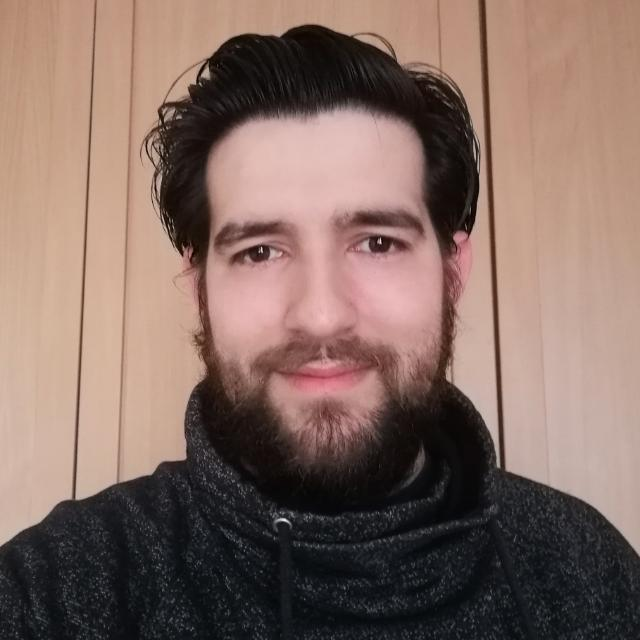
#> input picture pp.jpg, 640 x 640 px
$ jupyter execute --allow-errors Actividad_Desenfoque.ipynb
#> lines starting #> are read from the running program, lines starting #| are printed output that depends on the picture; after the words box and inside, x2 and y2 are one past the last pixel; in counts of white or black regions, pixels touching at a corner belong together
# Tratamiento de imágenes para corregir el artefacto de desenfoque

[cell 1]
import os
from scipy import signal
import matplotlib.pyplot as plt
import numpy as np
from skimage.color import rgb2gray
from skimage import io
import cv2 as cv

El desenfoque es un artefacto que tiene muy difícil solución y llegado a unos extremos, se antoja imposible arreglar el desenfoque, pero en el caso que vamos a tratar, un desefoque que puede ser arreglado, se utilizará la matriz de convolución que mejora la nitidez.
Esto quiere decir que se usa la energía de los píxeles vecinos para conseguir más nitidez en el pixel que se quiere cambiar para resaltar los píxeles claros y la diferencia entre píxeles claros y oscuros

Ahora se va a explicar como funciona una matriz de convolución, para ello crearemos una función para calcular la matriz de convolución resultante

[cell 2]
def n_matriz_coordenadas(im,i,j):
    tama=im.shape
    if tama[0]>tama[1]:
        orden=tama[1]
    else:
        orden=tama[0]
    if (i-1>=0 & i+1<=tama[0])&(-1>=0 & j+1<=tama[1]):
        n_matriz=[im[i-1:i+1],im[j-1:j+1]]
    else:
        n_matriz=np.arange(9).reshape(3,3)
        vector=[]
        for a in range(i-1,i+2):
            for b in range(j-1,j+2):
                if i>j:
                    if (min(a,b)<0) | (max(a,b)>orden-1):
                        vector.append(0)
                    else:
                        vector.append(10)
                else:
                    if (min(a,b)<0) | (max(a,b)>orden-1):
                        vector.append(0)
                    else:
                        vector.append(10)
        vector=np.array(vector)
        n_matriz=np.array(vector).reshape(3,3)
        m=i
        for a in range(0,3):
            if n_matriz[a,0]!=0:
                n_matriz[a,0]=im[m-1,j-1]
                m+=1
            else:
                m+=1
        m=i
        for a in range(0,3):
            if n_matriz[a,1]!=0:
                n_matriz[a,1]=im[m-1,j]
                m+=1
            else:
                m+=1
        m=i
        for a in range(0,3):
            if n_matriz[a,2]!=0:
                n_matriz[a,2]=im[m-1,j+1]
                m+=1
            else:
                m+=1

    return n_matriz

[cell 3]
def convolucion3x3(im,kernel):
    tama=im.shape
    acumulado=0
    im_n=im.copy()
    for i in range(0,tama[0]):
        for j in range(0,tama[1]):
            #Usamos otra función para de apoyo para que el código sea más legible
            n_matriz=n_matriz_coordenadas(im,i,j)
            #En este punto se multiplica las matrices
            for a in range(0,3):
                for b in range(0,3):
                    acumulado=n_matriz[a,b]*kernel[a,b]+acumulado
            im_n[i,j]=acumulado
            acumulado=0
    return im_n

Ahora se va a poner a prueba este sistema.
Se conoce que la matriz de convolución para conseguir más nítidez es las siguiente:

        m=[[0,-1,0],[-1,5,-1],[0,-1,0]]

Se va a probar su efectividad con otra matriz de 5x5

        matriz=[[1,2,4,2,1],[3,1,1,7,2],[4,5,7,6,1],[0,1,0,3,0],[0,4,2,0,0]]

Una matriz de convolución funciona asignandole el valor correspondiente después de operaciones al valor que haya sido considerado como kernel.

Se muestra en la siguiente imagen como serían las operaciones.

[cell 4]
#Se presenta una matriz de 5x5 para tratarla con la matriz de convolución
matriz=np.array([[1,2,4,2,1],[3,1,1,7,2],[4,5,7,6,1],[0,1,0,3,0],[0,4,2,0,0]])
matriz

[cell 5]
#El kernel o núcleo es la matriz máscara que balancee las energías
kernel=np.array([[0,-1,0],[-1,5,-1],[0,-1,0]])
kernel

[cell 6]
#Solución la convoluvión de nitidez con las funciones creadas anteriormente
convolucion=convolucion3x3(matriz,kernel)
convolucion

La manera que se ha calculado esta convolución es haciendo cero los valores fronterizos, es decir, cuando se le aplica el núcleo en la matriz posicionada en la columna 0 y fila 0, los valores que equivaldrían a columna -1 y fila -1, columna -1 y fila 0 y columna 0 y fila -1, se le asigna un valor de 0

Ahora vamos a ver como se haría con la instrucción **signal.convolve2d** en la cual se eligirá que la matriz permanezca con las mismas dimensiones y actuando de otra manera para los valores fronterizos

[cell 7]
#solución creada con la librería signal.convolve2d donde se mantiene la misma filas y columnas con la instrucción boundary='sym'
#y mode='same'
convolucion_s=signal.convolve2d(matriz,kernel,boundary='symm',mode='same')
convolucion_s

Como se puede ver, los valores centrales de la matriz son los mismo, pero los de los vordes no, ya que esta función hace otro tipo de valor en la convolución

# Códico para tratar el artefacto del desenfoque

Aunque se podrían usar las otras dos funciones para calcular la matriz de convolución con un valor muy precioso en los bordes, el coste conputacional de tratar los bordes como casos especiales supera a los beneficios de obviarlos y reducior la entrada de los datos hasta la columna y fila (1,1) y la longitud de filas y columnas menos uno (fila-1,columna-1) ya que un pixel es un valor tan sumamente pequeño que apenas senotará si no se tratan los bordes y así no haciendo que el código sea extremadamente complejo y le lleve mucho tiempo calcular cada acción.

A continuación se va a crear la función más importante del código donde se alamcenarán todos los datos de la matriz tratada con la convolución almacenándolos en tres listas que representan los tres canales de una imagen de rojo, verde y azul

[cell 8]
def convolution_blur(im,coor,kernel):
    accumulated_value=0
    lista_im0=[]
    lista_im1=[]
    lista_im2=[]
    for rgb in range(0,3):
        imX=im[:,:,rgb].copy()
        for i in range(coor[1],coor[3]):
            for j in range(coor[0],coor[2]):
                matriz=imX[i-1:i+2,j-1:j+2]
                for a in range(0,3):
                    for b in range(0,3):
                        accumulated_value=matriz[a,b]*kernel[a,b]+accumulated_value
                if rgb==0:
                    lista_im0.append(accumulated_value)
                elif rgb==1:
                    lista_im1.append(accumulated_value)
                elif rgb==2:
                    lista_im2.append(accumulated_value)

                accumulated_value=0
    #Se alamacena todos los datos de la matriz convolucionada en tres vectores, uno de cada canal
    return lista_im0, lista_im1, lista_im2

Ahora se necesita una funcion para determinar las coordenadas para aplicar la convolución donde el usuario del programa quiera conseguir esa nitidez

[cell 9]
def matriz_imagen(event,x,y,flags,param):
    if event == cv.EVENT_LBUTTONDOWN:
        cv.circle(im_c,(x,y),5,(0,0,255),2)
        print(f'x={x} e y={y}')

[cell 10]
def gess_coordenadas():
    cv.namedWindow('Imagen')
    cv.setMouseCallback('Imagen',matriz_imagen)
    #La librería de cv2 trabajan con los canales BGR por tanto hay que cambiarlo a RGB
    im_c=cv.imread(filname,cv.COLOR_BGR2RGB)

    while True:
        im_c = cv.resize(im_c,(640,640))
        cv.imshow('Imagen',im_c)

        k=cv.waitKey(1) & 0xFF
        if k==27: #Si pulsamos esc se cierra la imagen
            break

    cv.destroyAllWindows()

Antes de nada hay que cargar la imagen que se quiere conocer los datos de manera genérica

[cell 11]
def imagen(filname):
#> called with filname = 'pp.jpg'
    im=io.imread(filname)
#> im is the input picture: shape (640, 640, 3); mean R, G, B 131.5, 107.6, 98.8
    im_c=im.copy()
    return im, im_c

[cell 12]
filname='pp.jpg'
im, im_c=imagen(filname)

[cell 13]
gess_coordenadas()
#> (key Esc is pressed here)

Cuando buscas las coordenadas de la imagen, aparece la foto y si pinchas click con el botón izquierdo del ratón, entonces te muestra la coordenada x y la coordenada y en pantalla.
Pulsando la tecla "*esc*" se podrá salir de la ventana de la librería de open cv.
En la siguente imagen, se ve como se mostraría

Se necesita un control de las coordenadas para que no se metan valores no autorizado y en este caso, no se van a tratar los bordes, por tanto si se mete valores inferiores a 1 o superiores a las dimensiones de la imagen, que el resultado se corrija

[cell 14]
def coordenadas(x1,y1,x2,y2,im):
#> called with x1 = 224, y1 = 246, x2 = 297, y2 = 272
    dimension=im.shape
#> dimension = (640, 640, 3)
    if (x1<1) | (x1>=x2):
        x1=1
    if (x2>dimension[1])| (x2<x1):
        x2=dimension[1]-1
    if (y1<1) | (y1>=y2):
        y1=1
    if (y2>dimension[0]-1) | (y2<y1):
        y2=dimension[0]-1
    coor=[x1, y1, x2, y2]
    print(coor)
    return coor

[cell 15]
coor=coordenadas(224,246,297,272,im)
#> coor = [224, 246, 297, 272]

[cell 16]
plt.figure(figsize=(5,5))
plt.imshow(im[coor[1]:coor[3],coor[0]:coor[2],:])

La imagen de arriba será la que se va a tratar para mejorar la nitidez de la misma

[cell 17]
lista_im0, lista_im1, lista_im2=convolution_blur(im,coor,kernel)
#> the loop in convolution_blur, `for rgb in range(0,3):` made 3 passes
#> pass 1, in convolution_blur, `imX=im[:,:,rgb].copy()`:
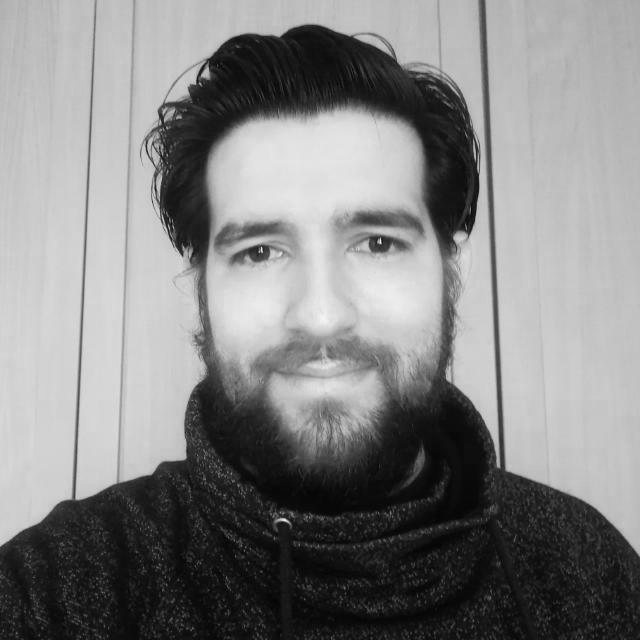
#> imX: shape (640, 640); min 0, max 245, mean 131.5
#> pass 3, in convolution_blur, `imX=im[:,:,rgb].copy()`:
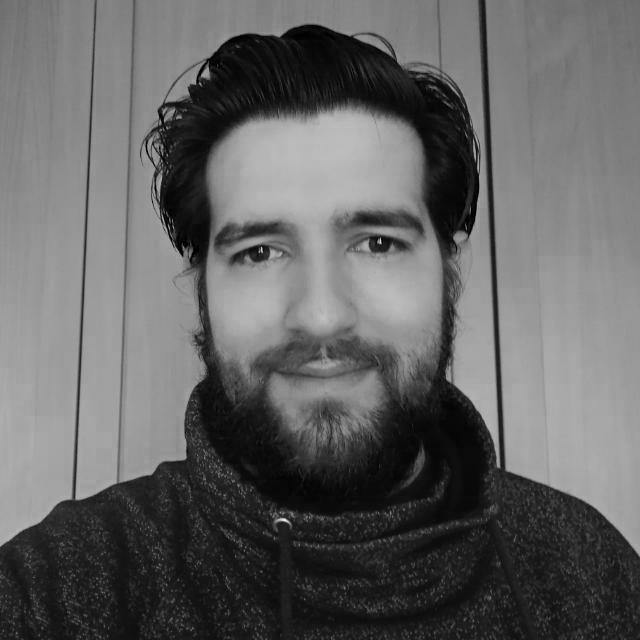
#> imX: shape (640, 640); min 0, max 241, mean 98.8
#> after the loop in convolution_blur, `for rgb in range(0,3):`: lista_im0 = 1898 values, max 550 at index 110, min -156 at index 182, mean 153.7; lista_im1 = 1898 values, max 528 at index 110, min -174 at index 182, mean 111.4; lista_im2 = 1898 values, max 522 at index 110, min -176 at index 182, mean 107.8
#Una vez conseguido los datos de todos los tres canales almacenados en una lista, los convertimos en un array y
#se unen en los tres canales
def blur_image(lista_im0, lista_im1, lista_im2,coor):
    chanel0=np.array(lista_im0)
#> chanel0 has the same summary as lista_im0 in convolution_blur
    chanel0=chanel0.reshape(coor[3]-coor[1],coor[2]-coor[0])

    chanel1=np.array(lista_im1)
#> chanel1 has the same summary as lista_im1 in convolution_blur
    chanel1=chanel1.reshape(coor[3]-coor[1],coor[2]-coor[0])

    chanel2=np.array(lista_im2)
#> chanel2 has the same summary as lista_im2 in convolution_blur
    chanel2=chanel2.reshape(coor[3]-coor[1],coor[2]-coor[0])

    blur_im=[chanel0,chanel1,chanel2]
    blur_im=np.stack(blur_im,axis=2)
    #El rango de colores va de [0,255], por eso antes de convertirlo a uint8 hay que asegurarse que los valores por encima de
    #255 se hagan 255 y lo que están debajo de 0 se hagan 0
    blur_im[blur_im>255]=255
#> blur_im: shape (26, 73, 3) int64; mean of channels 0, 1, 2 152.8, 110.7, 107.1
    blur_im[blur_im<0]=0
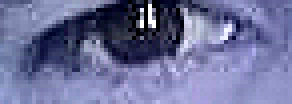
#> blur_im: shape (26, 73, 3) int64 (shown 4 times larger); mean of channels 0, 1, 2 153.4, 111.7, 108.3; drawn as B, G, R
    blur_im=blur_im.astype('uint8')
    return blur_im

blur_im=blur_image(lista_im0, lista_im1, lista_im2,coor)

Ahora se mostrará la imagen del tramo que ha sido corregido con la matriz de convolución

[cell 18]
plt.figure(figsize=(5,5))
plt.imshow(blur_im)

[cell 19]
image_correct=im.copy()
image_correct[coor[1]:coor[3],coor[0]:coor[2],:]=blur_im
#> image_correct: shape (640, 640, 3); 0.45% of pixels changed, all inside (x1, y1, x2, y2) = (224, 246, 297, 272)

En el siguiente punto podremos vor como el ojo izquierdo se ve con mucha más nitidez en la foto de la izquierda que la de la derecha

# Tratamiento del ojo izquierdo con la matriz de convolución

[cell 20]
fig, (ax1,ax2)=plt.subplots(ncols=2,figsize=(15,15),sharex=True,sharey=True)

ax1.imshow(image_correct)
ax2.imshow(im)

#> (the rest of this cell did not finish here and is left out)

A contuniación se procederá a corregir la nitidez por varios tramos a la imagen

Se repetirá las mismas instrucciones que se han ido realizando para darle más nitidez tanto al ojo derecho como a la boca. Además para mostrar los efectos funcionan realmente bien, ´como se puede ver, la sudara del chico de la imagentiene ciertos puntos blancos que muestran que existe desenfoque y aunque pudiese prejudicar a la foto, se tratará para demostrar como mejora sin sobrecargar la foto aplicandole el foltro de convolución a toda la foto

# Tratamiento del ojo derecho, la boca y de la sudadera

[cell 21]
#Primero aparecerán las coordenadas del ojo derecho, luego de la boca y por último el tramo de la
#sudadera con la función gess_coordenadas
gess_coordenadas()
#> (key Enter is pressed here)

[cell 22]
#Ojo derecho
coor=coordenadas(337,237,422,265,image_correct)
#> coor = [337, 237, 422, 265]

lista_im0, lista_im1, lista_im2=convolution_blur(image_correct,coor,kernel)
#> lista_im0 = 2380 values, max 547 at index 213, min -180 at index 214, mean 159.9; lista_im1 = 2380 values, max 529 at index 213, min -200 at index 214, mean 114.4; lista_im2 = 2380 values, max 523 at index 213, min -205 at index 214, mean 114.3

blur_im=blur_image(lista_im0, lista_im1, lista_im2,coor)
#> in blur_image (call 2), `chanel0=np.array(lista_im0)`: chanel0 has the same summary as lista_im0 outside blur_image
#> in blur_image (call 2), `chanel1=np.array(lista_im1)`: chanel1 has the same summary as lista_im1 outside blur_image
#> in blur_image (call 2), `chanel2=np.array(lista_im2)`: chanel2 has the same summary as lista_im2 outside blur_image
#> in blur_image (call 2), `blur_im[blur_im>255]=255`: blur_im: shape (28, 85, 3) int64; mean of channels 0, 1, 2 159.3, 113.9, 113.9
#> in blur_image (call 2), `blur_im[blur_im<0]=0`:
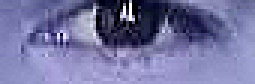
#> blur_im: shape (28, 85, 3) int64 (shown 3 times larger); mean of channels 0, 1, 2 159.8, 114.8, 114.8; drawn as B, G, R

image_correct_1=image_correct.copy()
image_correct_1[coor[1]:coor[3],coor[0]:coor[2],:]=blur_im
#> image_correct_1: shape (640, 640, 3); mean R, G, B 131.5, 107.6, 98.8

fig, (ax1,ax2)=plt.subplots(ncols=2,figsize=(15,15),sharex=True,sharey=True)

ax1.imshow(image_correct_1)
ax2.imshow(im)

#> (the rest of this cell did not finish here and is left out)

[cell 23]
#Boca
coor=coordenadas(264,352,376,394,image_correct_1)
#> coor = [264, 352, 376, 394]

lista_im0, lista_im1, lista_im2=convolution_blur(image_correct_1,coor,kernel)
#> lista_im0 = 4704 values, max 278 at index 1739, min 49 at index 1000, mean 165.5; lista_im1 = 4704 values, max 212 at index 1739, min 0 at index 1000, mean 104.9; lista_im2 = 4704 values, max 216 at index 1739, min -7 at index 1000, mean 104.7

blur_im=blur_image(lista_im0, lista_im1, lista_im2,coor)
#> in blur_image (call 3), `chanel0=np.array(lista_im0)`: chanel0 has the same summary as lista_im0 outside blur_image
#> in blur_image (call 3), `chanel1=np.array(lista_im1)`: chanel1 has the same summary as lista_im1 outside blur_image
#> in blur_image (call 3), `chanel1=chanel1.reshape(coor[3]-coor[1],coor[2]-coor[0])`:
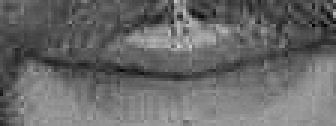
#> chanel1: shape (42, 112) int64 (shown 3 times larger); min 0, max 212, mean 104.9
#> in blur_image (call 3), `chanel2=np.array(lista_im2)`: chanel2 has the same summary as lista_im2 outside blur_image
#> in blur_image (call 3), `blur_im=np.stack(blur_im,axis=2)`:
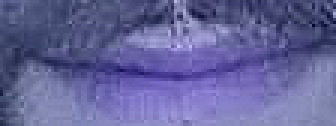
#> blur_im: shape (42, 112, 3) int64 (shown 3 times larger); mean of channels 0, 1, 2 165.5, 104.9, 104.7; drawn with min black and max white
#> in blur_image (call 3), `blur_im[blur_im>255]=255`: blur_im: shape (42, 112, 3) int64; 0.04% of pixels changed, all inside (x1, y1, x2, y2) = (59, 15, 64, 16)
#> in blur_image (call 3), `blur_im[blur_im<0]=0`: blur_im: shape (42, 112, 3) int64; mean of channels 0, 1, 2 165.5, 104.9, 104.7

image_correct_2=image_correct_1.copy()
image_correct_2[coor[1]:coor[3],coor[0]:coor[2],:]=blur_im
#> image_correct_2: shape (640, 640, 3); mean R, G, B 131.5, 107.6, 98.8

fig, (ax1,ax2)=plt.subplots(ncols=2,figsize=(15,15),sharex=True,sharey=True)

ax1.imshow(image_correct_2)
ax2.imshow(im)

#> (the rest of this cell did not finish here and is left out)

[cell 24]
#Sudadera
coor=coordenadas(171,440,527,575,image_correct_2)
#> coor = [171, 440, 527, 575]

lista_im0, lista_im1, lista_im2=convolution_blur(image_correct_2,coor,kernel)
#> lista_im0 = 48060 items; lista_im1 = 48060 items; lista_im2 = 48060 items

blur_im=blur_image(lista_im0, lista_im1, lista_im2,coor)
#> in blur_image (call 4), `chanel0=chanel0.reshape(coor[3]-coor[1],coor[2]-coor[0])`:
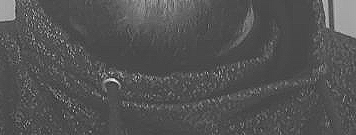
#> chanel0: shape (135, 356) int64; min -137, max 378, mean 31.5; drawn with min black and max white
#> in blur_image (call 4), `blur_im[blur_im<0]=0`:
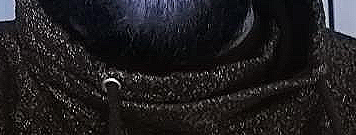
#> blur_im: shape (135, 356, 3) int64; mean of channels 0, 1, 2 32.2, 30.3, 32.3; drawn as B, G, R

image_correct_3=image_correct_2.copy()
image_correct_3[coor[1]:coor[3],coor[0]:coor[2],:]=blur_im
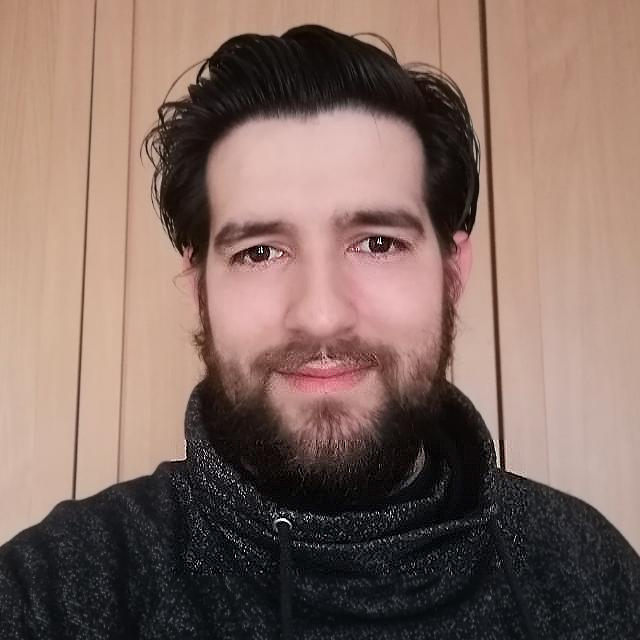
#> image_correct_3: shape (640, 640, 3); mean R, G, B 131.6, 107.6, 98.9

fig, (ax1,ax2)=plt.subplots(ncols=2,figsize=(15,15),sharex=True,sharey=True)

ax1.imshow(image_correct_3)
ax2.imshow(im)

#> (the rest of this cell did not finish here and is left out)

# Prueba de que también funciona con una segunda imagen

Ahora se va a comprobar que el código funciona con otras fotografías, y para ello se repite el proceso anterior, leyendo una segunda imagen y buscando que parte de la foto se quiere que se vea más nítida

[cell 25]
filname='des.jpg'
im, im_c=imagen(filname)
#> call 2 of imagen, with filname = 'des.jpg'
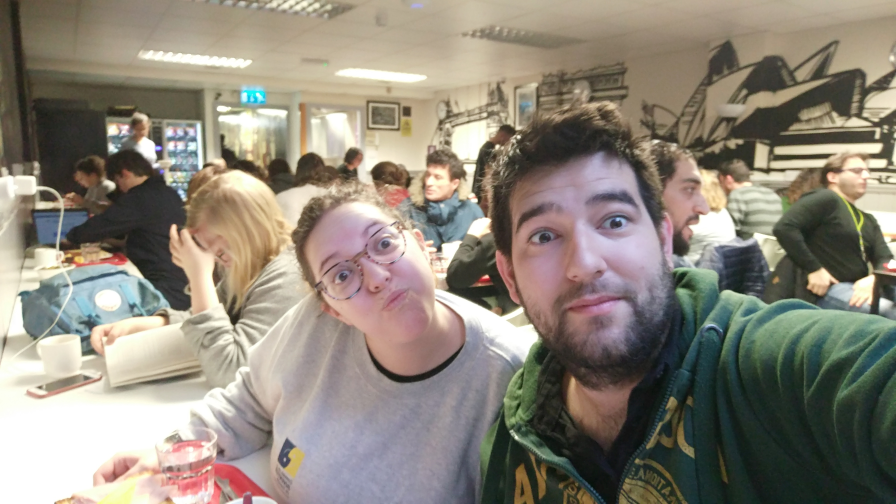
#> input picture des.jpg, 2688 x 1512 px (shown at 1/3 size)
